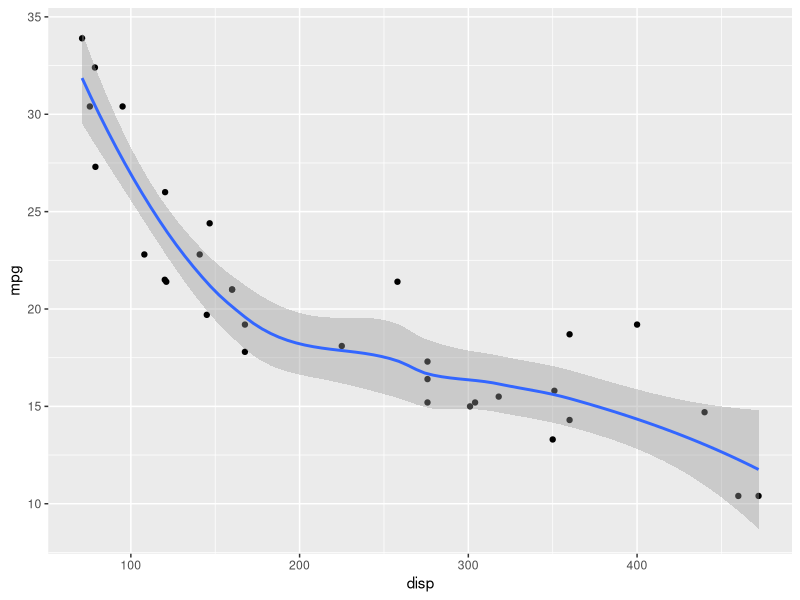
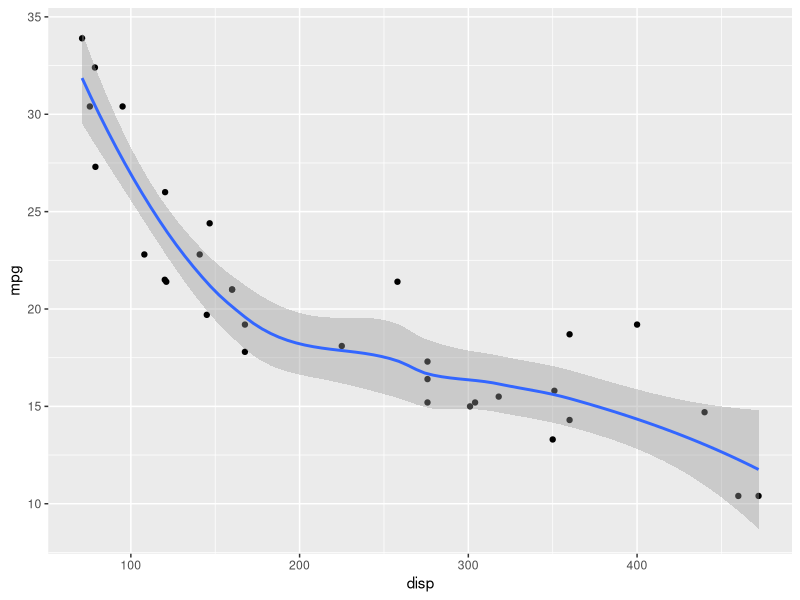
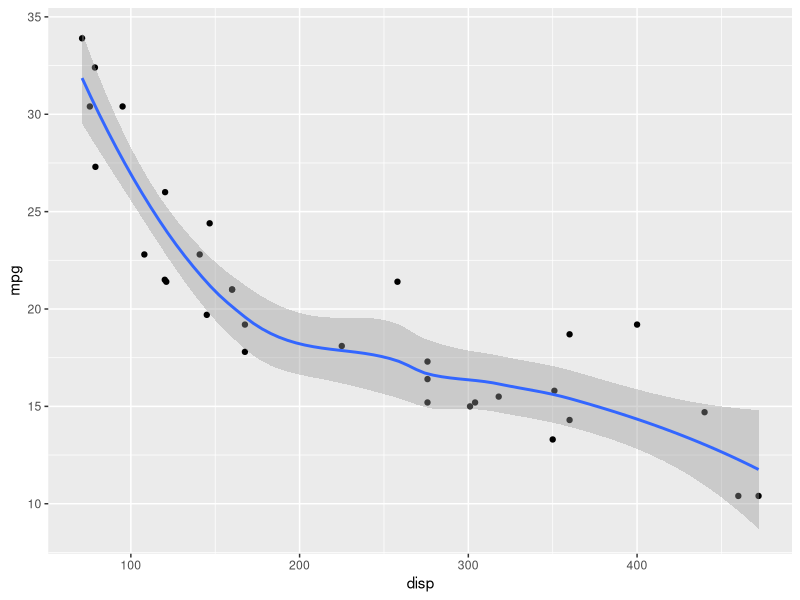
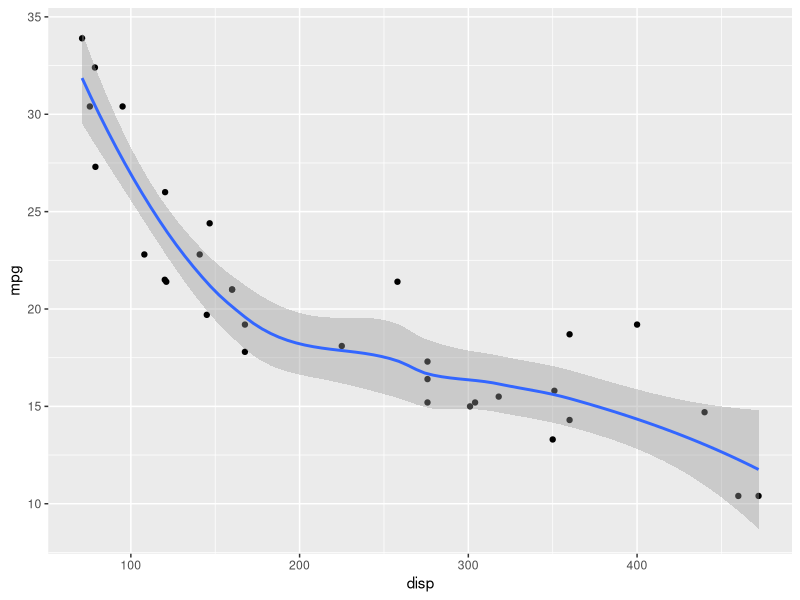
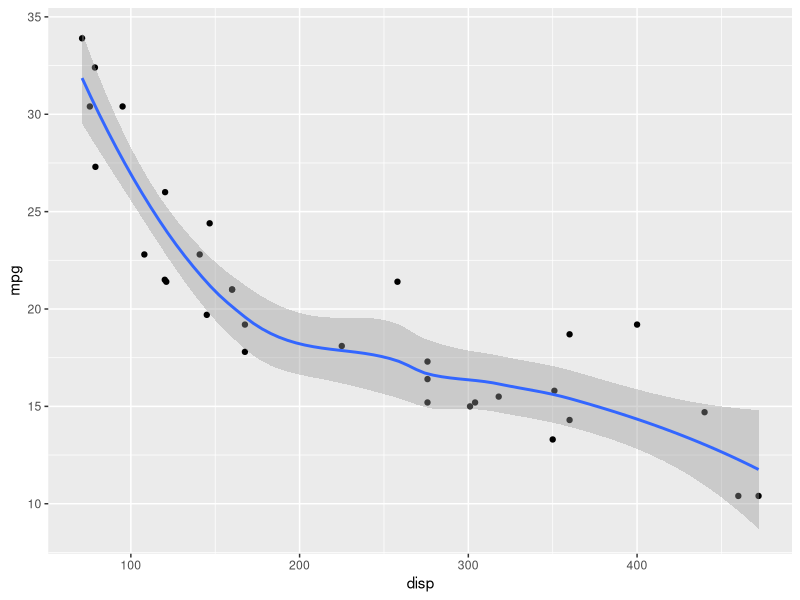
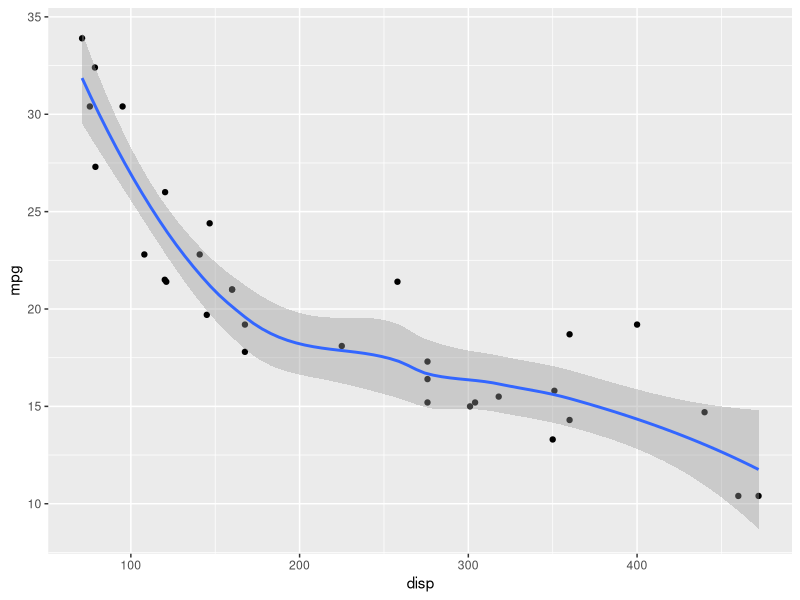
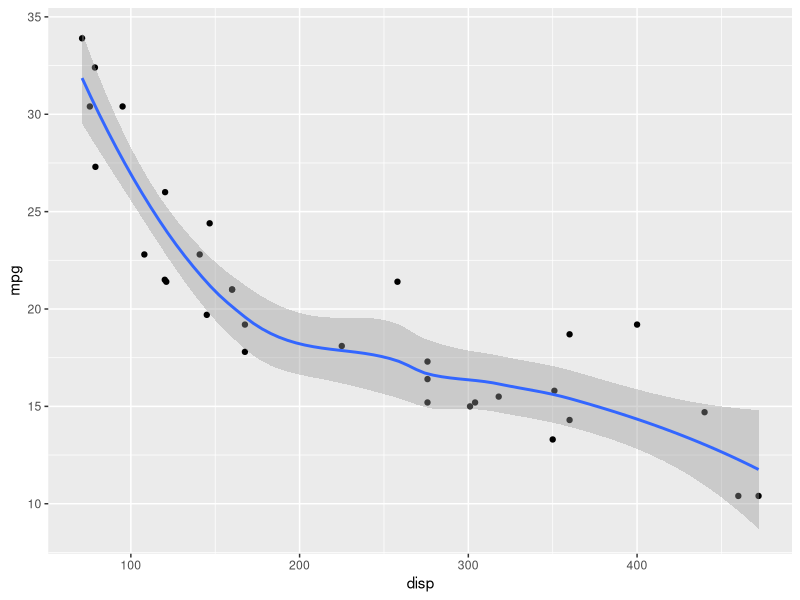

These figures' R source, in order:
## ---- chunk 1
head(mtcars)
## ---- chunk 2
#| echo: false
#| eval: true
dplyr::glimpse(mtcars)
## ---- chunk 3
#| echo: fenced
#| output-location: column-fragment
#| code-line-numbers: "|2"

library(ggplot2)

mtcars |> 
  ggplot(aes(x = disp, y = mpg)) +
  geom_point() +
  geom_smooth(method = "loess", formula = "y~x")
## ---- chunk 4
#| echo: fenced
#| output-location: column
#| code-line-numbers: "|2"

library(ggplot2)

mtcars |> 
  ggplot(aes(x = disp, y = mpg)) +
  geom_point() +
  geom_smooth(method = "loess", formula = "y~x")
## ---- chunk 5
#| echo: fenced
#| output-location: fragment
#| code-line-numbers: "|2"

library(ggplot2)

mtcars |> 
  ggplot(aes(x = disp, y = mpg)) +
  geom_point() +
  geom_smooth(method = "loess", formula = "y~x")
## ---- chunk 6
#| echo: fenced
#| output-location: slide
#| code-line-numbers: "|2"

library(ggplot2)

mtcars |> 
  ggplot(aes(x = disp, y = mpg)) +
  geom_point() +
  geom_smooth(method = "loess", formula = "y~x")
## ---- chunk 7
#| echo: fenced
head(mtcars)
## ---- chunk 8
#| eval: true
#| echo: false
head(mtcars)
## ---- chunk 9
#| echo: fenced
#| output-location: column
#| code-line-numbers: "3"

library(ggplot2)

mtcars |> 
  ggplot(aes(x = disp, y = mpg)) +
  geom_point() +
  geom_smooth(method = "loess", formula = "y~x")
## ---- chunk 10
#| echo: fenced
#| output-location: column
#| code-line-numbers: "|3"

library(ggplot2)

mtcars |> 
  ggplot(aes(x = disp, y = mpg)) +
  geom_point() +
  geom_smooth(method = "loess", formula = "y~x")
## ---- chunk 11
#| echo: fenced
#| output-location: column
#| code-line-numbers: "|3|5|8|10"

library(ggplot2)

mtcars |> 
  ggplot(aes(x = disp, y = mpg)) +
  geom_point() +
  geom_smooth(method = "loess", formula = "y~x")
